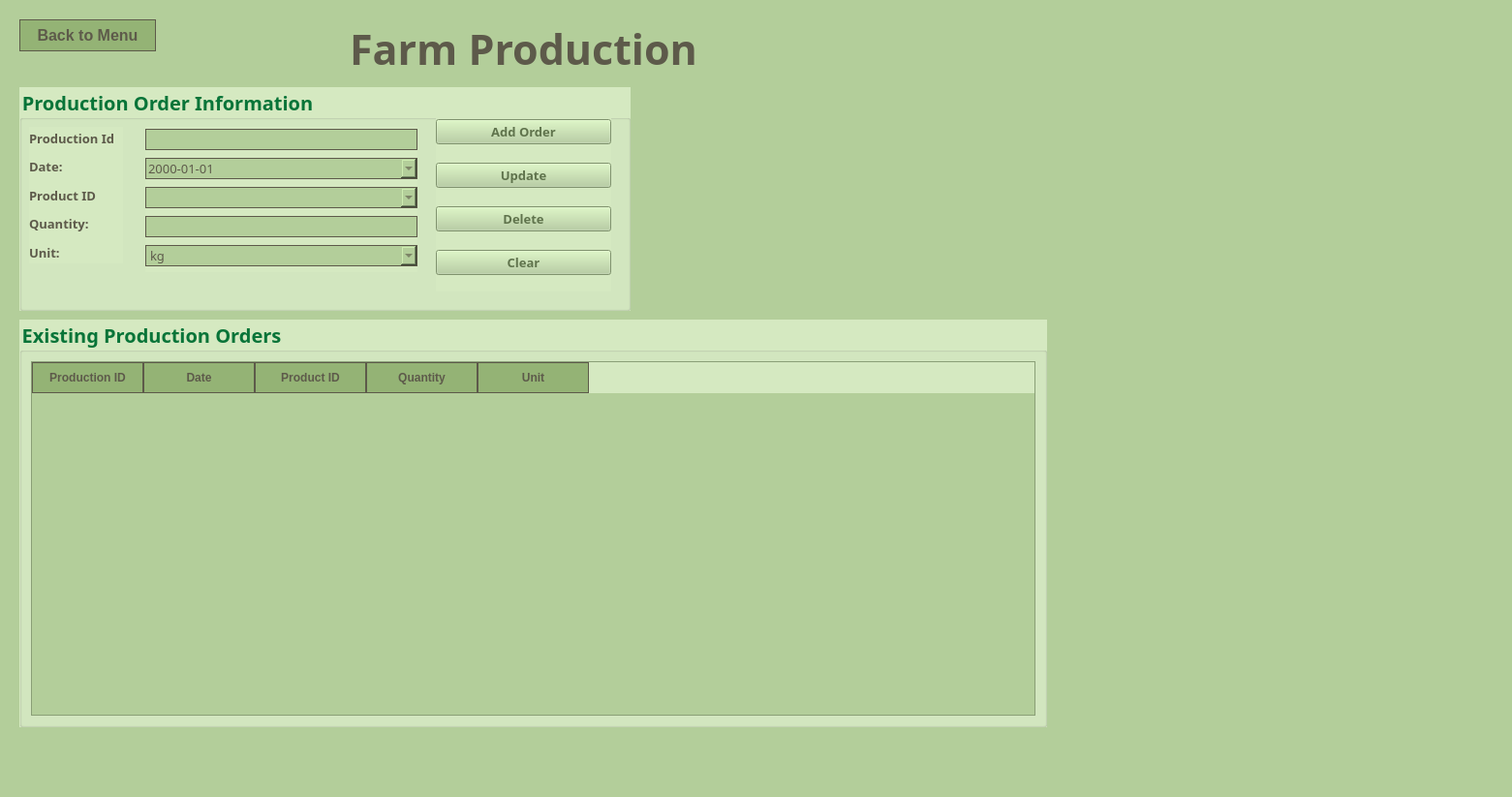
<?xml version="1.0" encoding="UTF-8"?>
<ui version="4.0">
 <class>ProductionOrder</class>
 <widget class="QMainWindow" name="ProductionOrder">
  <property name="geometry">
   <rect>
    <x>0</x>
    <y>0</y>
    <width>1561</width>
    <height>823</height>
   </rect>
  </property>
  <property name="windowTitle">
   <string>Farm Flow - Production Order</string>
  </property>
  <widget class="QWidget" name="centralwidget">
   <property name="styleSheet">
    <string notr="true">background-color: #b3ce9a;</string>
   </property>
   <widget class="QLabel" name="titleLabel">
    <property name="geometry">
     <rect>
      <x>310</x>
      <y>20</y>
      <width>461</width>
      <height>61</height>
     </rect>
    </property>
    <property name="font">
     <font>
      <family>Papyrus</family>
      <pointsize>32</pointsize>
      <weight>75</weight>
      <bold>true</bold>
     </font>
    </property>
    <property name="styleSheet">
     <string notr="true">color: #5D5A4A;</string>
    </property>
    <property name="text">
     <string>Farm Production</string>
    </property>
    <property name="alignment">
     <set>Qt::AlignCenter</set>
    </property>
   </widget>
   <widget class="QGroupBox" name="productionOrderInformationGroup">
    <property name="geometry">
     <rect>
      <x>20</x>
      <y>90</y>
      <width>631</width>
      <height>231</height>
     </rect>
    </property>
    <property name="font">
     <font>
      <family>Poor Richard</family>
      <pointsize>15</pointsize>
      <weight>75</weight>
      <bold>true</bold>
     </font>
    </property>
    <property name="styleSheet">
     <string notr="true">color: #087438;
background-color: #d5e9c1;</string>
    </property>
    <property name="title">
     <string>Production Order Information</string>
    </property>
    <widget class="QWidget" name="layoutWidget">
     <property name="geometry">
      <rect>
       <x>430</x>
       <y>20</y>
       <width>181</width>
       <height>191</height>
      </rect>
     </property>
     <layout class="QVBoxLayout" name="verticalLayout">
      <item>
       <widget class="QPushButton" name="addOrderButton">
        <property name="font">
         <font>
          <family>Poor Richard</family>
          <pointsize>10</pointsize>
          <weight>75</weight>
          <bold>true</bold>
         </font>
        </property>
        <property name="styleSheet">
         <string notr="true">background-color: #b3ce9a; color: #5f734c;</string>
        </property>
        <property name="text">
         <string>Add Order</string>
        </property>
       </widget>
      </item>
      <item>
       <widget class="QPushButton" name="updateButton">
        <property name="font">
         <font>
          <family>Poor Richard</family>
          <pointsize>10</pointsize>
          <weight>75</weight>
          <bold>true</bold>
         </font>
        </property>
        <property name="styleSheet">
         <string notr="true">background-color: #b3ce9a; color: #5f734c;</string>
        </property>
        <property name="text">
         <string>Update</string>
        </property>
       </widget>
      </item>
      <item>
       <widget class="QPushButton" name="deleteButton">
        <property name="font">
         <font>
          <family>Poor Richard</family>
          <pointsize>10</pointsize>
          <weight>75</weight>
          <bold>true</bold>
         </font>
        </property>
        <property name="styleSheet">
         <string notr="true">background-color: #b3ce9a; color: #5f734c;</string>
        </property>
        <property name="text">
         <string>Delete</string>
        </property>
       </widget>
      </item>
      <item>
       <widget class="QPushButton" name="clearButton">
        <property name="font">
         <font>
          <family>Poor Richard</family>
          <pointsize>10</pointsize>
          <weight>75</weight>
          <bold>true</bold>
         </font>
        </property>
        <property name="styleSheet">
         <string notr="true">background-color: #b3ce9a; color: #5f734c;</string>
        </property>
        <property name="text">
         <string>Clear</string>
        </property>
       </widget>
      </item>
     </layout>
    </widget>
    <widget class="QWidget" name="layoutWidget">
     <property name="geometry">
      <rect>
       <x>130</x>
       <y>41</y>
       <width>281</width>
       <height>150</height>
      </rect>
     </property>
     <layout class="QVBoxLayout" name="verticalLayout_2">
      <item>
       <widget class="QLineEdit" name="orderID">
        <property name="font">
         <font>
          <family>Poor Richard</family>
          <pointsize>10</pointsize>
         </font>
        </property>
        <property name="styleSheet">
         <string notr="true">background-color: #b3ce9a; border: 1px solid #5D5A4A; color: #5D5A4A;</string>
        </property>
       </widget>
      </item>
      <item>
       <widget class="QDateEdit" name="orderDate">
        <property name="font">
         <font>
          <family>Poor Richard</family>
          <pointsize>10</pointsize>
         </font>
        </property>
        <property name="styleSheet">
         <string notr="true">background-color: #b3ce9a; border: 1px solid #5D5A4A; color: #5D5A4A;</string>
        </property>
        <property name="displayFormat">
         <string>yyyy-MM-dd</string>
        </property>
        <property name="calendarPopup">
         <bool>true</bool>
        </property>
       </widget>
      </item>
      <item>
       <widget class="QComboBox" name="product">
        <property name="font">
         <font>
          <family>Poor Richard</family>
          <pointsize>10</pointsize>
         </font>
        </property>
        <property name="styleSheet">
         <string notr="true">background-color: #b3ce9a; border: 1px solid #5D5A4A; color: #5D5A4A;</string>
        </property>
        <item>
         <property name="text">
          <string/>
         </property>
        </item>
       </widget>
      </item>
      <item>
       <widget class="QLineEdit" name="quantity">
        <property name="font">
         <font>
          <family>Poor Richard</family>
          <pointsize>10</pointsize>
         </font>
        </property>
        <property name="styleSheet">
         <string notr="true">background-color: #b3ce9a; border: 1px solid #5D5A4A; color: #5D5A4A;</string>
        </property>
       </widget>
      </item>
      <item>
       <widget class="QComboBox" name="unit">
        <property name="font">
         <font>
          <family>Poor Richard</family>
          <pointsize>10</pointsize>
         </font>
        </property>
        <property name="styleSheet">
         <string notr="true">background-color: #b3ce9a; border: 1px solid #5D5A4A; color: #5D5A4A;</string>
        </property>
        <item>
         <property name="text">
          <string>kg</string>
         </property>
        </item>
        <item>
         <property name="text">
          <string>g</string>
         </property>
        </item>
        <item>
         <property name="text">
          <string>litre</string>
         </property>
        </item>
        <item>
         <property name="text">
          <string>piece</string>
         </property>
        </item>
       </widget>
      </item>
     </layout>
    </widget>
    <widget class="QWidget" name="layoutWidget">
     <property name="geometry">
      <rect>
       <x>10</x>
       <y>41</y>
       <width>97</width>
       <height>141</height>
      </rect>
     </property>
     <layout class="QVBoxLayout" name="verticalLayout_3">
      <item>
       <widget class="QLabel" name="orderIDLabel">
        <property name="font">
         <font>
          <family>Poor Richard</family>
          <pointsize>10</pointsize>
          <weight>75</weight>
          <bold>true</bold>
         </font>
        </property>
        <property name="styleSheet">
         <string notr="true">color: #5D5A4A;</string>
        </property>
        <property name="text">
         <string>Production Id</string>
        </property>
       </widget>
      </item>
      <item>
       <widget class="QLabel" name="dateLabel">
        <property name="font">
         <font>
          <family>Poor Richard</family>
          <pointsize>10</pointsize>
          <weight>75</weight>
          <bold>true</bold>
         </font>
        </property>
        <property name="styleSheet">
         <string notr="true">color: #5D5A4A;</string>
        </property>
        <property name="text">
         <string>Date:</string>
        </property>
       </widget>
      </item>
      <item>
       <widget class="QLabel" name="productTypeLabel">
        <property name="font">
         <font>
          <family>Poor Richard</family>
          <pointsize>10</pointsize>
          <weight>75</weight>
          <bold>true</bold>
         </font>
        </property>
        <property name="styleSheet">
         <string notr="true">color: #5D5A4A;</string>
        </property>
        <property name="text">
         <string>Product ID</string>
        </property>
       </widget>
      </item>
      <item>
       <widget class="QLabel" name="quantityLabel">
        <property name="font">
         <font>
          <family>Poor Richard</family>
          <pointsize>10</pointsize>
          <weight>75</weight>
          <bold>true</bold>
         </font>
        </property>
        <property name="styleSheet">
         <string notr="true">color: #5D5A4A;</string>
        </property>
        <property name="text">
         <string>Quantity:</string>
        </property>
       </widget>
      </item>
      <item>
       <widget class="QLabel" name="unitLabel">
        <property name="font">
         <font>
          <family>Poor Richard</family>
          <pointsize>10</pointsize>
          <weight>75</weight>
          <bold>true</bold>
         </font>
        </property>
        <property name="styleSheet">
         <string notr="true">color: #5D5A4A;</string>
        </property>
        <property name="text">
         <string>Unit:</string>
        </property>
       </widget>
      </item>
     </layout>
    </widget>
   </widget>
   <widget class="QGroupBox" name="existingProductionOrdersGroup">
    <property name="geometry">
     <rect>
      <x>20</x>
      <y>330</y>
      <width>1061</width>
      <height>421</height>
     </rect>
    </property>
    <property name="font">
     <font>
      <family>Poor Richard</family>
      <pointsize>15</pointsize>
      <weight>75</weight>
      <bold>true</bold>
     </font>
    </property>
    <property name="styleSheet">
     <string notr="true">color: #087438; background-color: #d5e9c1;</string>
    </property>
    <property name="title">
     <string>Existing Production Orders</string>
    </property>
    <layout class="QVBoxLayout" name="tableLayout">
     <item>
      <widget class="QTableWidget" name="productionTable">
       <property name="styleSheet">
        <string notr="true">QHeaderView::section {
background-color: #94b375;
color: #5D5A4A;
border: 1px solid #5D5A4A;
padding: 6px;
font-weight: bold;
}
QTableWidget {
background-color: #b3ce9a;
color: #5f734c;
gridline-color: #B8CDBA;
alternate-background-color: #EAF2E7;
}

</string>
       </property>
       <property name="alternatingRowColors">
        <bool>false</bool>
       </property>
       <property name="selectionBehavior">
        <enum>QAbstractItemView::SelectRows</enum>
       </property>
       <property name="rowCount">
        <number>0</number>
       </property>
       <property name="columnCount">
        <number>5</number>
       </property>
       <attribute name="horizontalHeaderDefaultSectionSize">
        <number>115</number>
       </attribute>
       <column>
        <property name="text">
         <string>Production ID</string>
        </property>
       </column>
       <column>
        <property name="text">
         <string>Date</string>
        </property>
       </column>
       <column>
        <property name="text">
         <string>Product ID</string>
        </property>
       </column>
       <column>
        <property name="text">
         <string>Quantity</string>
        </property>
       </column>
       <column>
        <property name="text">
         <string>Unit</string>
        </property>
       </column>
      </widget>
     </item>
    </layout>
   </widget>
   <widget class="QLabel" name="label">
    <property name="geometry">
     <rect>
      <x>10</x>
      <y>850</y>
      <width>1081</width>
      <height>131</height>
     </rect>
    </property>
    <property name="text">
     <string/>
    </property>
    <property name="pixmap">
     <pixmap>sticker4.png</pixmap>
    </property>
    <property name="scaledContents">
     <bool>true</bool>
    </property>
   </widget>
   <widget class="QLabel" name="label_2">
    <property name="geometry">
     <rect>
      <x>670</x>
      <y>90</y>
      <width>331</width>
      <height>231</height>
     </rect>
    </property>
    <property name="text">
     <string/>
    </property>
    <property name="pixmap">
     <pixmap>9.png</pixmap>
    </property>
    <property name="scaledContents">
     <bool>true</bool>
    </property>
   </widget>
   <widget class="QPushButton" name="BACKBUTTON">
    <property name="geometry">
     <rect>
      <x>20</x>
      <y>20</y>
      <width>141</width>
      <height>33</height>
     </rect>
    </property>
    <property name="font">
     <font>
      <family>Arial</family>
      <pointsize>12</pointsize>
      <weight>75</weight>
      <bold>true</bold>
     </font>
    </property>
    <property name="styleSheet">
     <string notr="true"> background-color: #94b375;
 color: #5D5A4A;
border: 1px solid #5D5A4A;</string>
    </property>
    <property name="text">
     <string>Back to Menu</string>
    </property>
   </widget>
   <widget class="QLabel" name="label_3">
    <property name="geometry">
     <rect>
      <x>0</x>
      <y>420</y>
      <width>1521</width>
      <height>401</height>
     </rect>
    </property>
    <property name="text">
     <string/>
    </property>
    <property name="pixmap">
     <pixmap>sticker4.png</pixmap>
    </property>
    <property name="scaledContents">
     <bool>true</bool>
    </property>
   </widget>
   <zorder>label_3</zorder>
   <zorder>titleLabel</zorder>
   <zorder>productionOrderInformationGroup</zorder>
   <zorder>existingProductionOrdersGroup</zorder>
   <zorder>label</zorder>
   <zorder>label_2</zorder>
   <zorder>BACKBUTTON</zorder>
  </widget>
 </widget>
 <resources/>
 <connections/>
</ui>
